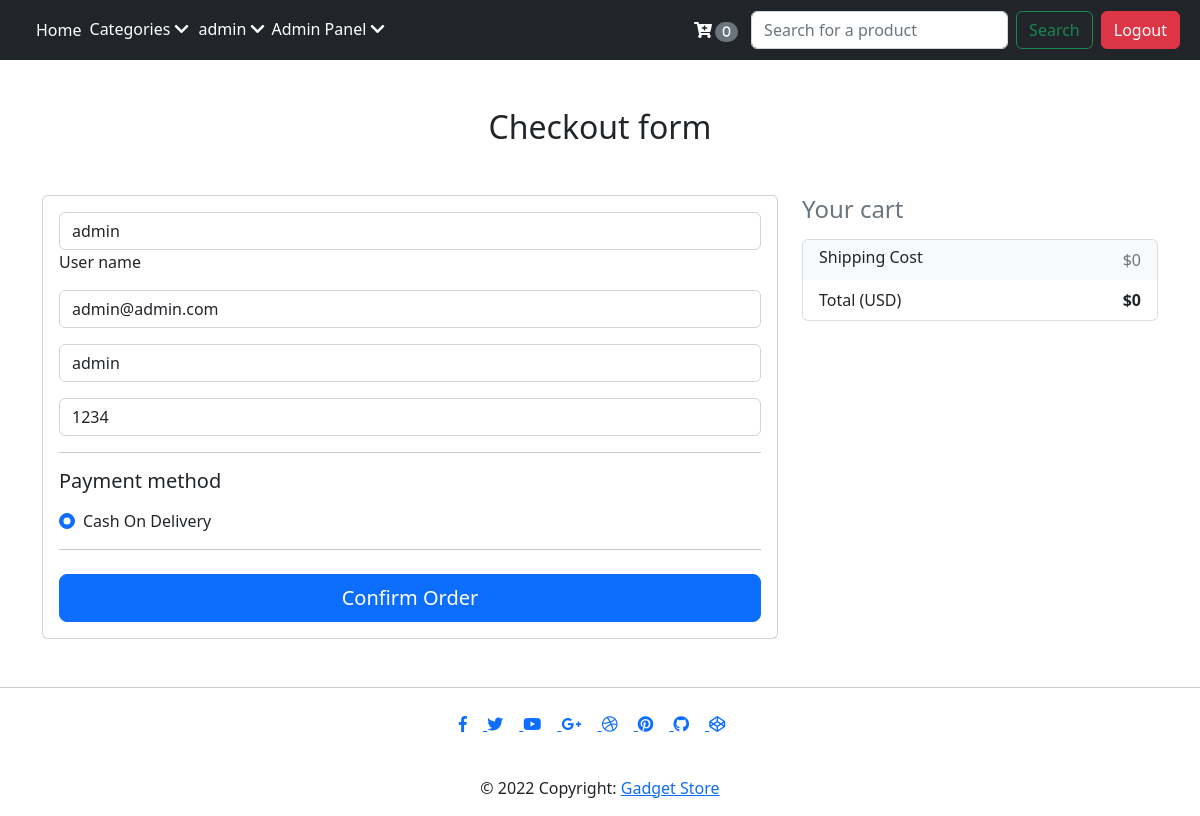
/checkout.php (signed in), run on the app's committed database.
### tables this page shows
CREATE TABLE `users` (
  `user_id` int(255) NOT NULL,
  `user_name` varchar(255) NOT NULL,
  `user_email` varchar(255) NOT NULL,
  `user_pass` varchar(255) NOT NULL,
  `user_address` varchar(255) NOT NULL,
  `user_phone_no` text NOT NULL,
  `user_type` varchar(255) NOT NULL DEFAULT 'user',
  `user_created_timestamp` datetime NOT NULL DEFAULT current_timestamp()
);

### checkout.php (the view, shortened to what this page needs)
<!DOCTYPE html>
<html lang="en">
<head>
    <link href="https://cdn.jsdelivr.net/npm/bootstrap@5.2.2/dist/css/bootstrap.min.css" rel="stylesheet"
>
</head>
<body>
    <?php
    include 'partials/_header.php';
    if(isset($_SESSION['loggedIn']) && $_SESSION['loggedIn']=='true'){
        $id = $_SESSION['user_id'];
        $sql= "SELECT * FROM `users` WHERE user_id = '$id'";
        $result = mysqli_query($conn,$sql);
        while($row = mysqli_fetch_assoc($result)){
            $name = $row['user_name'];
            $email = $row['user_email'];
            $phone = $row['user_phone_no'];
            $address = $row['user_address'];
        }
    echo'
    <main class="mt-5">
        <div class="container wow fadeIn">
            <h2 class="my-5 h2 text-center">Checkout form</h2>
            <div class="row">
                <div class="col-md-8 mb-4">
                    <div class="card">
                        <form class="card-body" action="/store/partials/_handleCheckout.php" method="post">
                            <div class="row">
                                <div class="col-md-12 mb-2">
                                    <div class="md-form ">
                                        <input type="text" class="form-control" placeholder="Username" aria-describedby="" name="userName" value="'.$name.'" required>
                                        <input type="hidden" name="userId" value="'.$id.'">
                                        <label for="firstName" class="">User name</label>
                                    </div>
                                </div>
                            </div>
                            <div class=" md-form mb-3">
                                <input type="text" id="email" class="form-control" placeholder="youremail@example.com"
                                    name="email" value="'.$email.'" required>
                            </div>
                            <div class="md-form mb-3">
                                <input type="text" id="address" class="form-control" placeholder="Enter Your Address"
                                    name="address" value="'.$address.'" required>
                            </div>
                            <div class="md-form mb-3">
                                <input type="text" id="phone" name="phone" class="form-control" placeholder="Enter Your Phone Number" value="'.$phone.'" required>
                            </div>
                            <hr>
                            <h5>Payment method</h5>
                            <div class="d-block my-3">';
                            if(isset($_SESSION['stipePay']) && $_SESSION['stipePay'] == true){
                                echo'<input class="form" type="hidden" name="exampleRadios" id="exampleRadios1" value="stripe">';
                                echo '<div class="alert alert-success alert fade show" role="alert">
                                <strong>Success!</strong> Your payment is successfully done via Stripe.<br>
                                <strong>Transaction ID:</strong> '.$_GET['tId'].'
                              </div>';
                            }else{
                                echo'
                                <div class="form-check">
                                <input class="form-check-input" type="radio" name="exampleRadios" id="exampleRadios1" value="cod" checked>
                                <label class="form-check-label" for="exampleRadios1">
                                    Cash On Delivery
                                </label>
                                </div>';}
                                echo'
                            </div>
                            <hr class="mb-4">';
                                echo'<button class="btn btn-primary btn-lg btn-block" type="submit">Confirm Order</button>';
                            echo'</form>
                            </div>
                            </div>';
    echo'
    <div class="col-md-4 mb-4">
        <h4 class="d-flex justify-content-between align-items-center lh-condensed mb-3">
            <span class="text-muted">Your cart</span>
            <span class="rounded-circle text-muted">'.$cCount.'</span>
        </h4>
        <ul class="list-group mb-3 z-depth-1">';
            $ship = ($bill*0.1);
            if($bill<500){ $bill +=$ship; } echo' <li class="list-group-item d-flex justify-content-between bg-light">
                <div class="">
                    <h6 class="my-0">Shipping Cost</h6>
                </div>';
                if($bill<500){ echo'<span class="text-muted">$'.$ship.'</span>';
                    }else{
                    echo'<span class="text-muted"
                        style="text-decoration: line-through;font-weight: 400;color:#888;">$'.$ship.'</span>
                    <span class="text-muted">$0</span>';
                    }
                    echo'</li>
                    <li class="list-group-item d-flex justify-content-between">
                        <span>Total (USD)</span>';
                        echo'<strong>$'.$bill.'</strong>
                    </li>
        </ul>';
    echo'</div>
    </div>
    </div>
    </main>';
    $_SESSION['bill']=$bill;}
    else{
    header('Location:login.php');
    }
    ?>
    <?php include 'partials/_footer.php'; ?>
</body>
</html>

### data on the page
users: userName "admin", email "admin@admin.com", address "admin", phone "1234"

### other printed values
$curUserName "admin"
$c "0"
$ship "0"
$bill "0"
